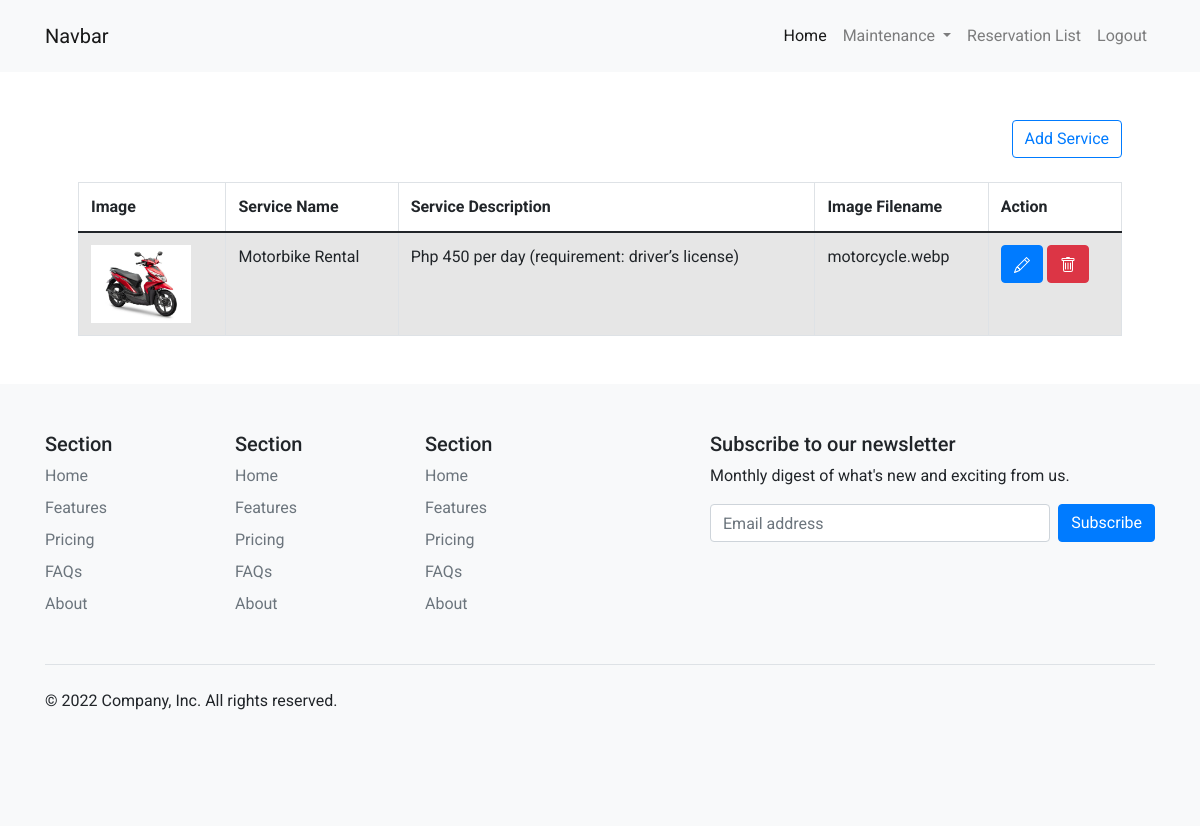
Screenshot of /adm_service.php with the database file from the repository.
### tables this page shows
CREATE TABLE `services` (
  `services_id` int(5) NOT NULL,
  `services_name` varchar(100) NOT NULL,
  `services_description` varchar(255) NOT NULL,
  `services_image` varchar(255) NOT NULL,
  `active` tinyint(1) NOT NULL DEFAULT 1
);

### adm_service.php (the view, shortened to what this page needs)
<?php
    include_once 'includes/connect.inc.php';
    include_once 'adminheader.php';
?>
    <div class="container p-5">
        <div class="text-end pb-4">
            <button type="button" class="btn btn-outline-primary" data-bs-toggle="modal" data-bs-target="#createFacilityModal">Add Service</button>
        </div>
        <div class="table-responsive">
        <table class="table table-bordered table-striped mb-0">
            <thead>
                <tr>
                    <th scope="col">Image</th>
                    <th scope="col">Service Name</th>
                    <th scope="col">Service Description</th>
                    <th scope="col">Image Filename</th>
                    <th scope="col">Action</th>
                </tr>
            </thead>
            <tbody>
                <?php
                    $sql = "SELECT * FROM services WHERE active='1'";
                    $service_list = mysqli_query($conn, $sql);
                    $servicelistcheck = mysqli_num_rows($service_list);
                    if ($servicelistcheck > 0) {
                        while ($rows = mysqli_fetch_assoc($service_list)) {
                ?>
                <tr>
                    <td><img src="<?php echo 'img/service/'.$rows["services_image"]; ?>" alt="..." style="width: 100px;"></td>
                    <td><?php echo $rows['services_name']; ?></td>
                    <td><?php echo $rows['services_description']; ?></td>
                    <td><?php echo $rows['services_image']; ?></td>
                    <td>
                        <button type="button" class="btn btn-primary" data-bs-toggle="modal" data-bs-target="#serviceUpdate<?php echo $rows['services_id'] ?>">
                        </button>
                        <a href="includes/deletefacility.inc.php?id=<?php echo $rows["services_id"]; ?>">
                            <button type="button" class="btn btn-danger">
                            </button>
                        </a>
                    </td>
                </tr>
            </tbody>
        </table>
        </div>
        <?php
                        }
                    }
                ?>
        </div>
    <?php
        include_once 'footer.php';
    ?>

### css/style.css (style rules this page uses)
* { margin: 0; padding: 0; box-sizing: border-box; font-family: 'Roboto', sans-serif; }

### rows the page displays
services: services_image (picture), services_name "Motorbike Rental", services_description "Php 450 per day (requirement: driver’s license)", services_image "motorcycle.webp"
